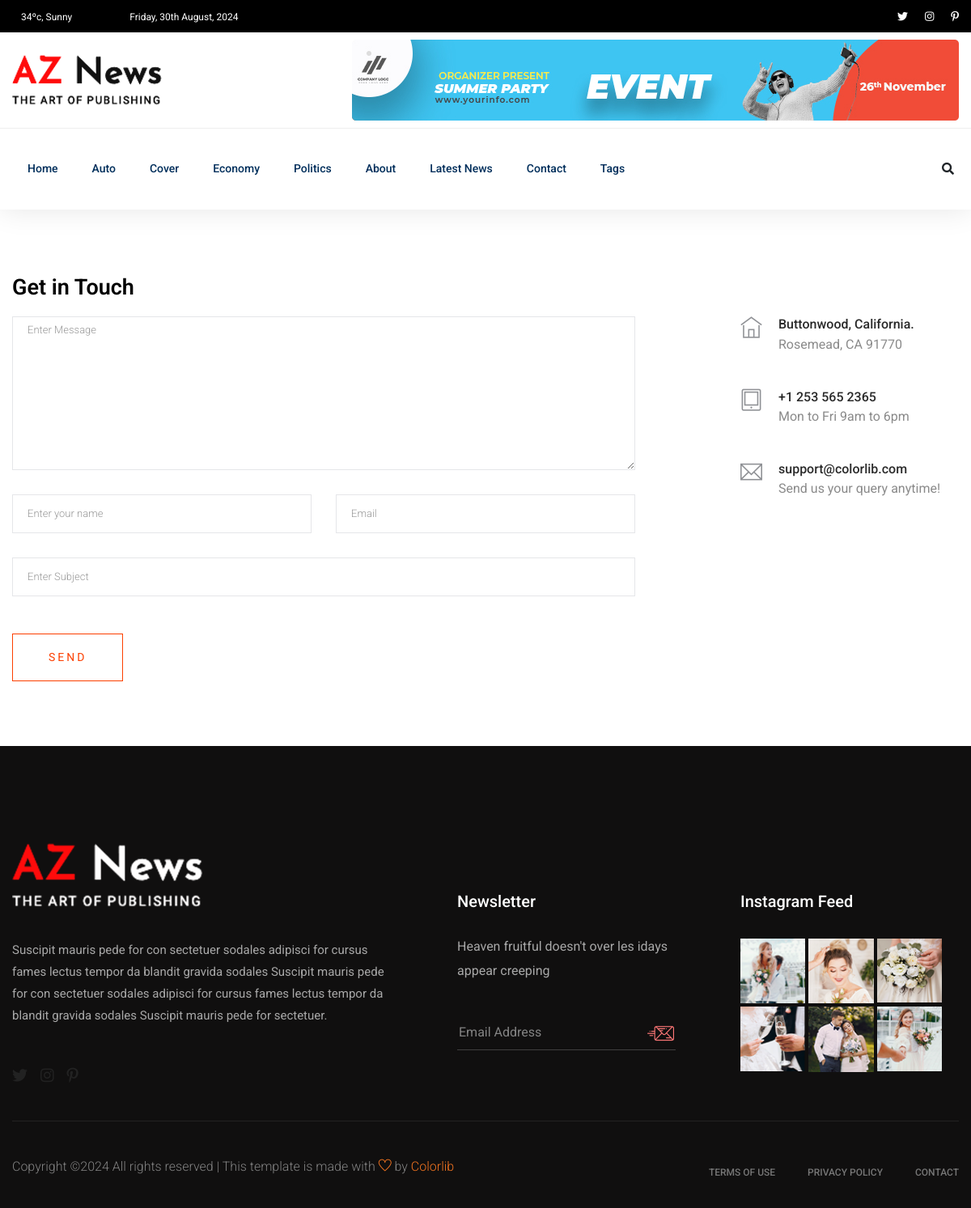
Page /contact/ on the committed database.
### newspaper/models.py (models this page shows, shortened)
class TimeStampModel(models.Model):
    created_at = models.DateTimeField(auto_now_add=True)
    updated_at = models.DateTimeField(auto_now=True)
    class Meta:
        abstract = True  # Don't create table in DB

class Category(TimeStampModel):
    name = models.CharField(max_length=100)

### newspaper/views.py (the view, shortened to what this page needs)
# urls.py: path("contact/", views.ContactView.as_view(), name="contact"),
class ContactView(View):
    template_name = "aznews/contact.html"
    def get(self, request):
        return render(request, self.template_name)

### newspaper/navigation.py (called while the page is built)
def navigation(request):
    categories = Category.objects.all().order_by('name')[:4]
    tags = Tag.objects.all()[:10]
    trending_posts = Post.objects.filter(
        published_at__isnull=False, status="active"
    ).order_by("-views_count")[:5]
    return {
        "categories": categories,
        "tags": tags,
        "trending_posts": trending_posts,
    }

### templates/aznews/contact.html (shortened to what this page needs)
{% extends "aznews/base.html" %}
{% block content %}
  <section class="contact-section">
    <div class="container">
      <div class="row">
        <div class="col-12">
          <h2 class="contact-title">Get in Touch</h2>
        </div>
        <div class="col-lg-8">
          <form class="form-contact contact_form"
                action=""
                method="post"
                id="contactForm"
                novalidate="novalidate">
            <div class="row">
              <div class="col-12">
                <div class="form-group">
                  <textarea class="form-control w-100"
                            name="message"
                            id="message"
                            cols="30"
                            rows="9"
                            onfocus="this.placeholder = ''"
                            onblur="this.placeholder = 'Enter Message'"
                            placeholder="Enter Message"></textarea>
                </div>
              </div>
              <div class="col-sm-6">
                <div class="form-group">
                  <input class="form-control valid"
                         name="name"
                         id="name"
                         type="text"
                         onfocus="this.placeholder = ''"
                         onblur="this.placeholder = 'Enter your name'"
                         placeholder="Enter your name" />
                </div>
              </div>
              <div class="col-sm-6">
                <div class="form-group">
                  <input class="form-control valid"
                         name="email"
                         id="email"
                         type="email"
                         onfocus="this.placeholder = ''"
                         onblur="this.placeholder = 'Enter email address'"
                         placeholder="Email" />
                </div>
              </div>
              <div class="col-12">
                <div class="form-group">
                  <input class="form-control"
                         name="subject"
                         id="subject"
                         type="text"
                         onfocus="this.placeholder = ''"
                         onblur="this.placeholder = 'Enter Subject'"
                         placeholder="Enter Subject" />
                </div>
              </div>
            </div>
            <div class="form-group mt-3">
              <button type="submit" class="button button-contactForm boxed-btn">Send</button>
            </div>
          </form>
        </div>
        <div class="col-lg-3 offset-lg-1">
          <div class="media contact-info">
            <span class="contact-info__icon"><i class="ti-home"></i></span>
            <div class="media-body">
              <h3>Buttonwood, California.</h3>
              <p>Rosemead, CA 91770</p>
            </div>
          </div>
          <div class="media contact-info">
            <span class="contact-info__icon"><i class="ti-tablet"></i></span>
            <div class="media-body">
              <h3>+1 253 565 2365</h3>
              <p>Mon to Fri 9am to 6pm</p>
            </div>
          </div>
          <div class="media contact-info">
            <span class="contact-info__icon"><i class="ti-email"></i></span>
            <div class="media-body">
              <h3>support@colorlib.com</h3>
              <p>Send us your query anytime!</p>
            </div>
          </div>
        </div>
      </div>
    </div>
  </section>
{% endblock content %}

### templates/aznews/header.html (shortened to what this page needs)
{% load static %}
<header>
  <div class="header-area">
    <div class="main-header ">
      <div class="header-top black-bg d-none d-md-block">
        <div class="container">
          <div class="col-xl-12">
            <div class="row d-flex justify-content-between align-items-center">
              <div class="header-info-left">
                <ul>
                  <li>
                    34ºc, Sunny
                  </li>
                  <li>
                    {% now "l, jS F, Y" %}
                  </li>
                </ul>
              </div>
              <div class="header-info-right">
                <ul class="header-social">
                  <li>
                    <a href="#"><i class="fab fa-twitter"></i></a>
                  </li>
                  <li>
                    <a href="#"><i class="fab fa-instagram"></i></a>
                  </li>
                  <li>
                    <a href="#"><i class="fab fa-pinterest-p"></i></a>
                  </li>
                </ul>
              </div>
            </div>
          </div>
        </div>
      </div>
      <div class="header-mid d-none d-md-block">
        <div class="container">
          <div class="row d-flex align-items-center">
            <div class="col-xl-3 col-lg-3 col-md-3">
              <div class="logo">
                <a href="/">
                  <img src="{% static 'aznews/img/logo/logo.png' %}" alt="" />
                </a>
              </div>
            </div>
            <div class="col-xl-9 col-lg-9 col-md-9">
              <div class="header-banner f-right ">
                <img src="{% static 'aznews/img/hero/header_card.jpg' %}" alt="" />
              </div>
            </div>
          </div>
        </div>
      </div>
      <div class="header-bottom header-sticky">
        <div class="container">
          <div class="row align-items-center">
            <div class="col-xl-10 col-lg-10 col-md-12 header-flex">
              <div class="main-menu d-none d-md-block">
                <nav>
                  <ul id="navigation">
                    <li>
                      <a href="/">Home</a>
                    </li>
                    {% for category in categories %}
                      <li>
                        <a href="{% url 'post-by-category' category.id %}">{{ category.name }}</a>
                      </li>
                    {% endfor %}
                    <li>
                      <a href="{% url 'about' %}">About</a>
                    </li>
                    <li>
                      <a href="{% url 'post-list' %}">Latest News</a>
                    </li>
                    <li>
                      <a href="{% url 'contact' %}">Contact</a>
                    </li>
                    <li>
                      <a href="#">Tags</a>
                    </li>
                  </ul>
                </nav>
              </div>
            </div>
            <div class="col-xl-2 col-lg-2 col-md-4">
              <div class="header-right-btn f-right d-none d-lg-block">
                <i class="fas fa-search special-tag"></i>
              </div>
            </div>
            <div class="col-12">
            </div>
          </div>
        </div>
      </div>
    </div>
  </div>
</header>

### rows in the picture
Category: name "Auto"
Category: name "Cover"
Category: name "Economy"
Category: name "Politics"
